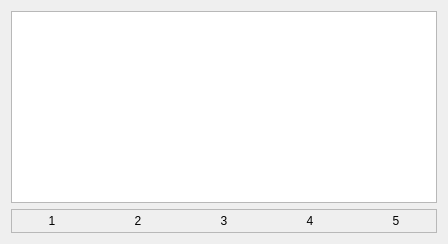
        <widget class="QWidget" name="tab_4">
         <attribute name="title">
          <string>检测项</string>
         </attribute>
         <layout class="QVBoxLayout" name="verticalLayout_7">
          <item>
           <widget class="QTableWidget" name="tableWidget_2">
            <property name="sizePolicy">
             <sizepolicy hsizetype="Preferred" vsizetype="Preferred">
              <horstretch>0</horstretch>
              <verstretch>0</verstretch>
             </sizepolicy>
            </property>
           </widget>
          </item>
          <item>
           <widget class="QFrame" name="frame_6">
            <property name="sizePolicy">
             <sizepolicy hsizetype="Preferred" vsizetype="Fixed">
              <horstretch>0</horstretch>
              <verstretch>0</verstretch>
             </sizepolicy>
            </property>
            <property name="layoutDirection">
             <enum>Qt::LeftToRight</enum>
            </property>
            <property name="frameShape">
             <enum>QFrame::StyledPanel</enum>
            </property>
            <property name="frameShadow">
             <enum>QFrame::Raised</enum>
            </property>
            <layout class="QHBoxLayout" name="horizontalLayout_10">
             <property name="leftMargin">
              <number>0</number>
             </property>
             <property name="topMargin">
              <number>0</number>
             </property>
             <property name="rightMargin">
              <number>0</number>
             </property>
             <property name="bottomMargin">
              <number>0</number>
             </property>
             <item>
              <widget class="QPushButton" name="pushButton_Editing">
               <property name="sizePolicy">
                <sizepolicy hsizetype="Preferred" vsizetype="Fixed">
                 <horstretch>0</horstretch>
                 <verstretch>0</verstretch>
                </sizepolicy>
               </property>
               <property name="text">
                <string>1</string>
               </property>
               <property name="flat">
                <bool>true</bool>
               </property>
              </widget>
             </item>
             <item>
              <widget class="QPushButton" name="pushButton_Add">
               <property name="sizePolicy">
                <sizepolicy hsizetype="Preferred" vsizetype="Fixed">
                 <horstretch>0</horstretch>
                 <verstretch>0</verstretch>
                </sizepolicy>
               </property>
               <property name="text">
                <string>2</string>
               </property>
               <property name="flat">
                <bool>true</bool>
               </property>
              </widget>
             </item>
             <item>
              <widget class="QPushButton" name="pushButton_Delete">
               <property name="sizePolicy">
                <sizepolicy hsizetype="Preferred" vsizetype="Fixed">
                 <horstretch>0</horstretch>
                 <verstretch>0</verstretch>
                </sizepolicy>
               </property>
               <property name="text">
                <string>3</string>
               </property>
               <property name="flat">
                <bool>true</bool>
               </property>
              </widget>
             </item>
             <item>
              <widget class="QPushButton" name="pushButton_RegisterALL">
               <property name="sizePolicy">
                <sizepolicy hsizetype="Preferred" vsizetype="Fixed">
                 <horstretch>0</horstretch>
                 <verstretch>0</verstretch>
                </sizepolicy>
               </property>
               <property name="text">
                <string>4</string>
               </property>
               <property name="flat">
                <bool>true</bool>
               </property>
              </widget>
             </item>
             <item>
              <widget class="QPushButton" name="pushButton_testall">
               <property name="sizePolicy">
                <sizepolicy hsizetype="Preferred" vsizetype="Fixed">
                 <horstretch>0</horstretch>
                 <verstretch>0</verstretch>
                </sizepolicy>
               </property>
               <property name="acceptDrops">
                <bool>false</bool>
               </property>
               <property name="text">
                <string>5</string>
               </property>
               <property name="checkable">
                <bool>false</bool>
               </property>
               <property name="checked">
                <bool>false</bool>
               </property>
               <property name="autoRepeat">
                <bool>false</bool>
               </property>
               <property name="autoExclusive">
                <bool>false</bool>
               </property>
               <property name="autoDefault">
                <bool>false</bool>
               </property>
               <property name="default">
                <bool>true</bool>
               </property>
               <property name="flat">
                <bool>true</bool>
               </property>
              </widget>
             </item>
            </layout>
           </widget>
          </item>
         </layout>
        </widget>
